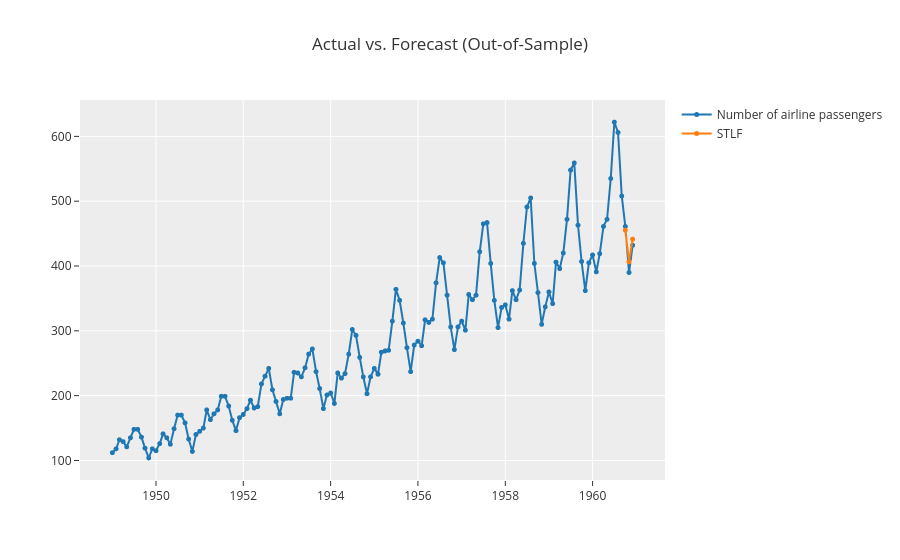

Write notebook code for a chart like this one.
### Markdown cell above
This function analyzes the performance of a trained model on the hold-out set. It may require re-training the model in certain cases.

### Code cell
# plot forecast
plot_model(best, plot = 'forecast')

### Figure 1 — Plotly figure (JSON) as saved in the notebook; plotly's stock layout.template omitted (floating-point values rounded to 4 significant figures; data arrays with more than 128 entries replaced by an {"elided": "..."} marker saying what was removed)
{"data": [{"line": {"color": "rgb(31, 119, 180)", "width": 2}, "marker": {"color": "rgb(31, 119, 180)", "size": 5}, "mode": "lines+markers", "name": "Number of airline passengers", "type": "scattergl", "x": {"elided": "144 str values"}, "xaxis": "x", "y": {"elided": "144 float values"}, "yaxis": "y"}, {"line": {"color": "rgb(255, 127, 14)", "width": 2}, "marker": {"color": "rgb(255, 127, 14)", "size": 5}, "mode": "lines+markers", "name": "STLF", "type": "scattergl", "x": {"elided": "144 str values"}, "xaxis": "x", "y": {"elided": "144 float values"}, "yaxis": "y"}], "layout": {"showlegend": true, "title": {"text": "Actual vs. Forecast (Out-of-Sample)"}, "xaxis": {"anchor": "y", "domain": [0, 1]}, "yaxis": {"anchor": "x", "domain": [0, 1]}}}
